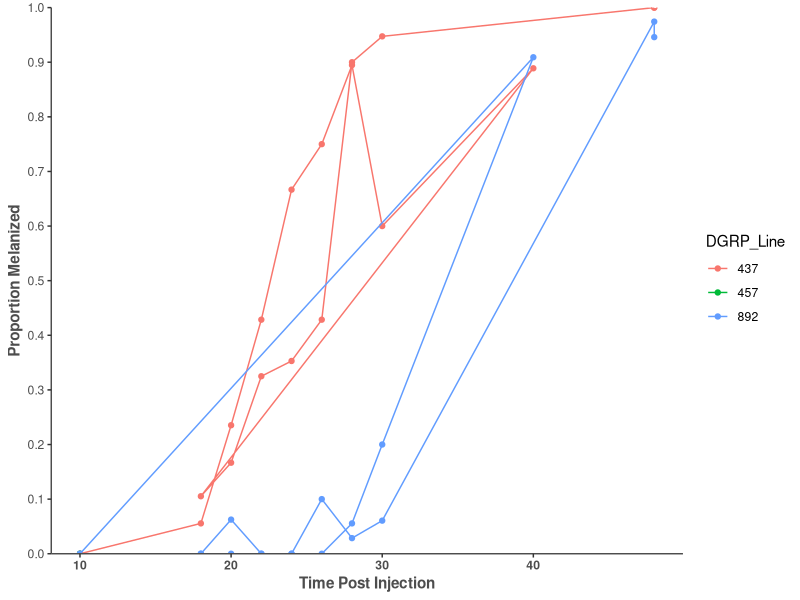

Write the R code that produced this figure.
library(ggplot2)
library(plyr)
library(Hmisc)
library(stringr)
list.files()
data = read.table('2019_05_16_Oil_injection_time_series.csv', sep=',',dec='.', head=T)
head(data)
data$DGRP_Line = as.factor(data$DGRP_Line)

data_summary=ddply(data[1:6,],.(DGRP_Line,Time),summarise,
                   Proportion_Melanised = binconf(x=Melanised, n=Total, alpha=0.05, method='wilson')[1],
                   Lower_Confidence_Interval_Value = binconf(x=Melanised, n=Total, alpha=0.05, method='wilson')[2],
                   Upper_Confidence_Interval_Value = binconf(x=Melanised, n=Total, alpha=0.05, method='wilson')[3],
                   Total = sum(Total))
p = ggplot(data, aes(x=Time, y=Proportion_Melanised))+
  geom_point(aes(color=DGRP_Line))+
  geom_path(aes(group=DGRP_Line, color=DGRP_Line))+
  scale_y_continuous(limits = c(0, 1),expand = c(0, 0),breaks=seq(0,1,.1))+
  theme_bw()+
  xlab('Time Post Injection')+
  ylab('Proportion Melanized')+
  theme(panel.grid = element_blank(),
        axis.text.x = element_text(angle = 0, face='bold', color='grey30'),
        axis.title.x = element_text(colour = "grey30", face='bold'),
        axis.title.y = element_text(colour = "grey30", face='bold'),
        panel.border = element_blank(),
        axis.line = element_line(colour = "grey30"))
p
